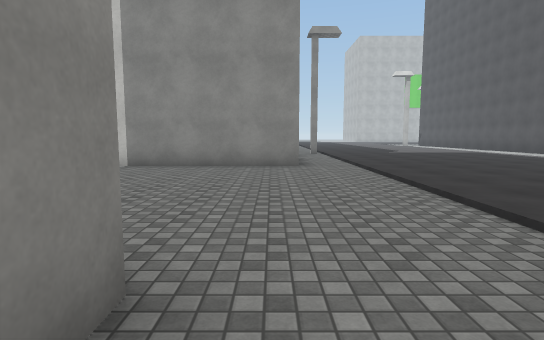
view 1 (above)

24 first-person views from a walk through a 3-D level made in the Unity game engine. The camera is 1.4 m above the floor, tilts 6° down and sees 80° across. The floor is counted in squares, 2 m on a side. Each view is taken from the middle of a square. On the plan, view 1 faces up. The plan holds only what a view shows up to about 10 squares ahead; the rest is blank. The place goes on beyond the plan. The player character is not drawn. Some surface patterns are stand-ins.

view 2
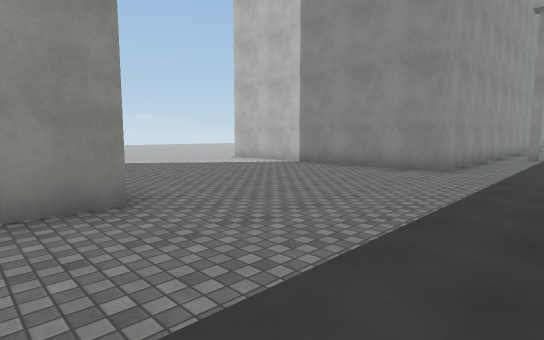

view 3
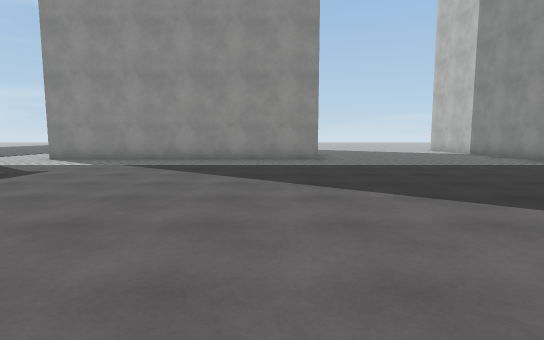

view 4
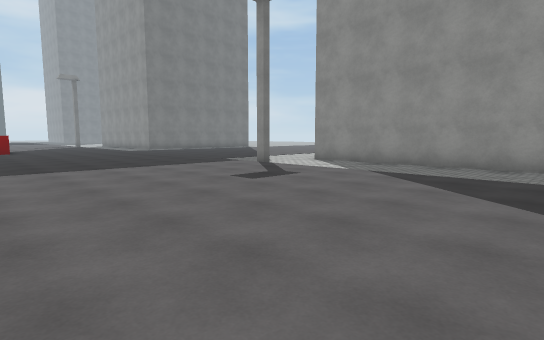

view 5
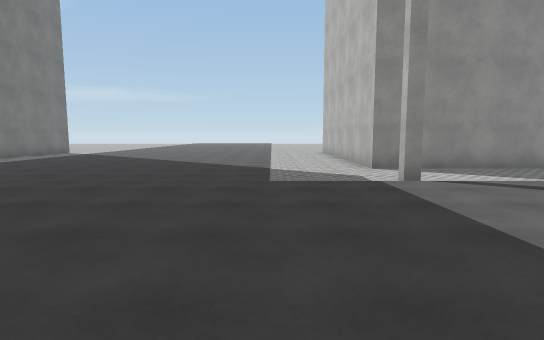

view 6
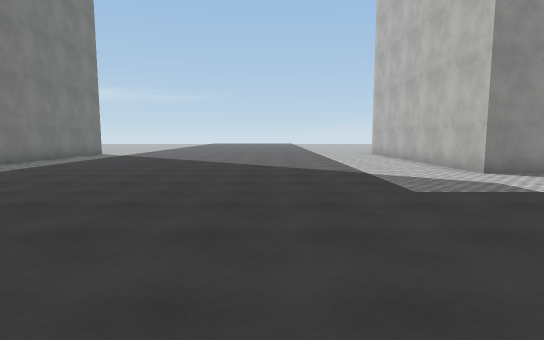

view 7
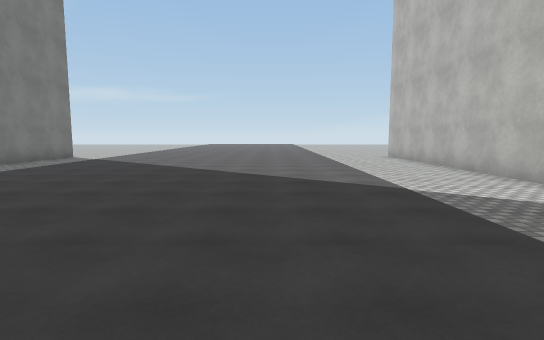

view 8
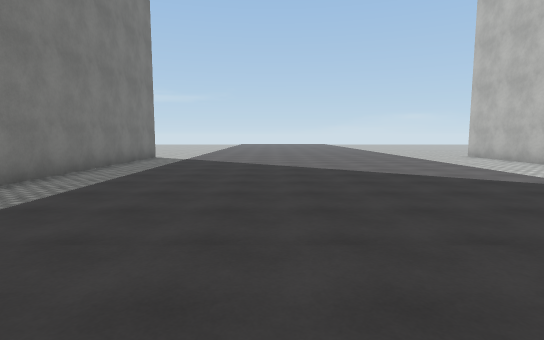

view 9
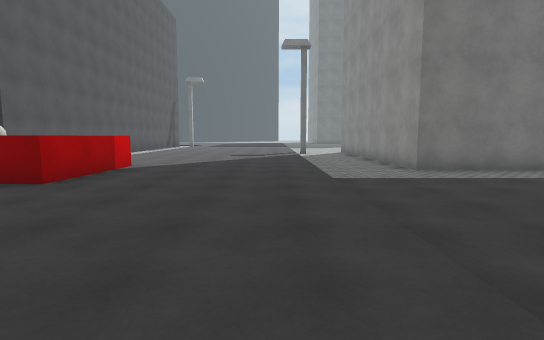

view 10
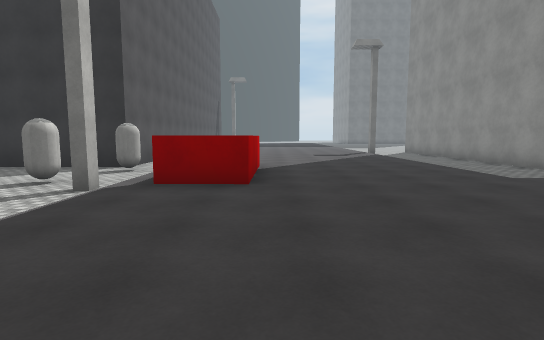

view 11
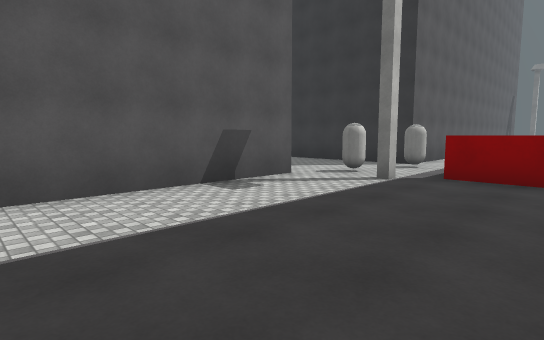

view 12
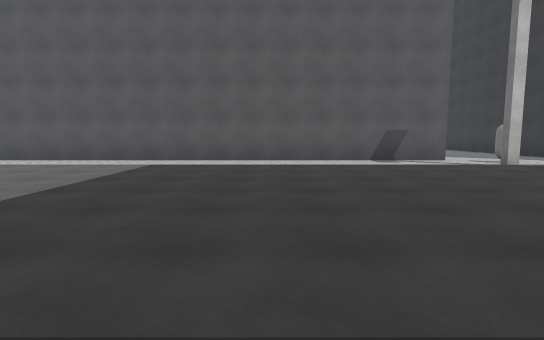

view 13
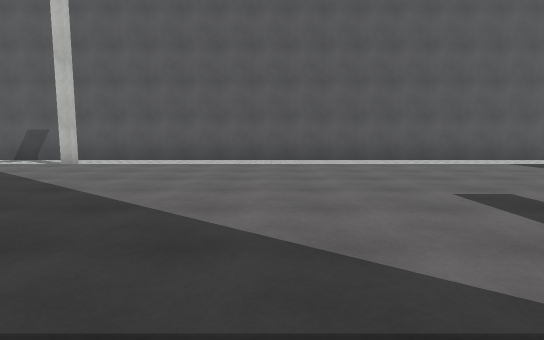

view 14
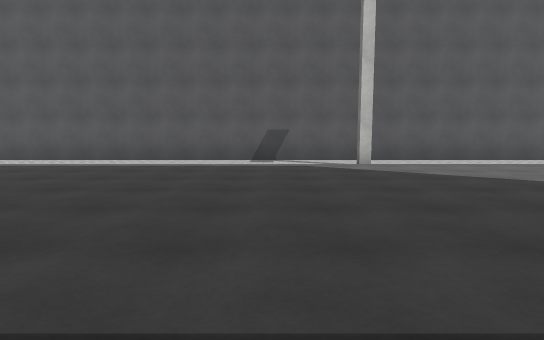

view 15
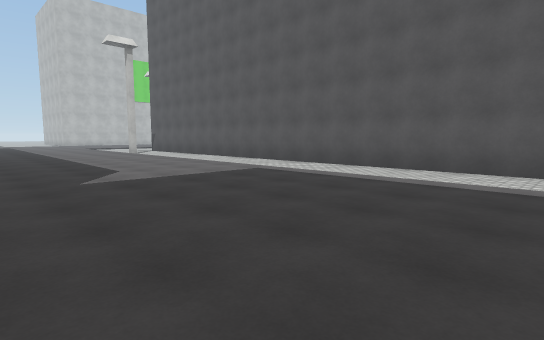

view 16
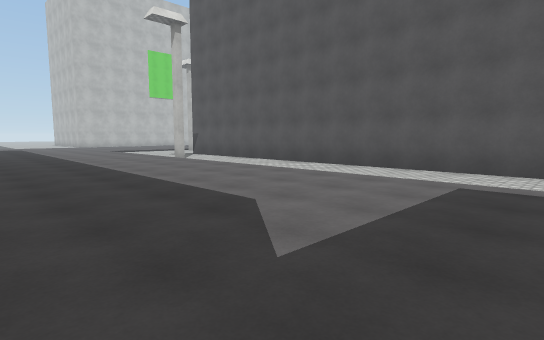

view 17
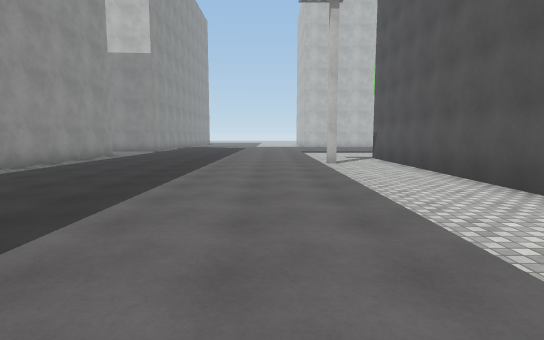

view 18
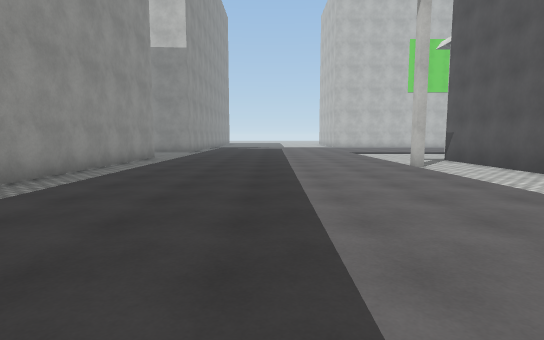

view 19
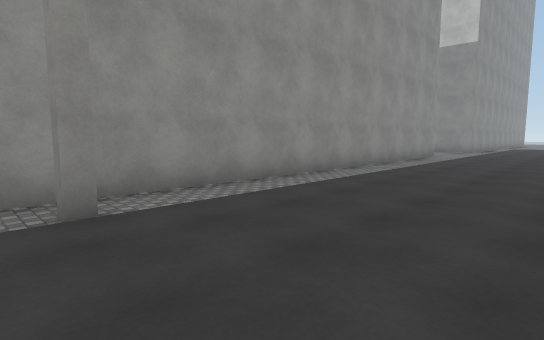

view 20
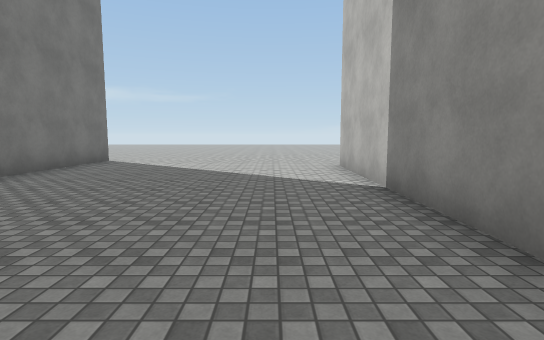

view 21
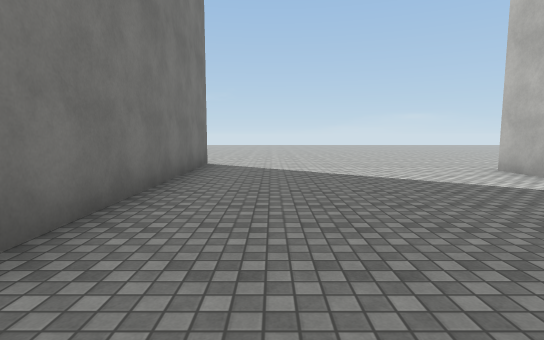

view 22
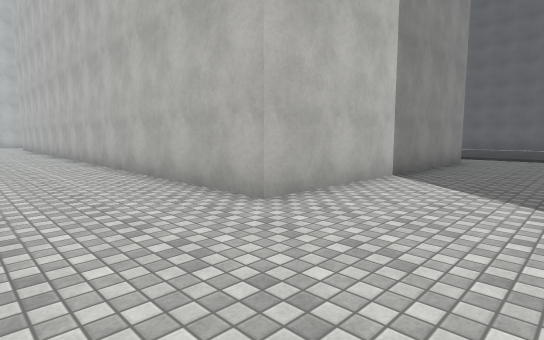

view 23
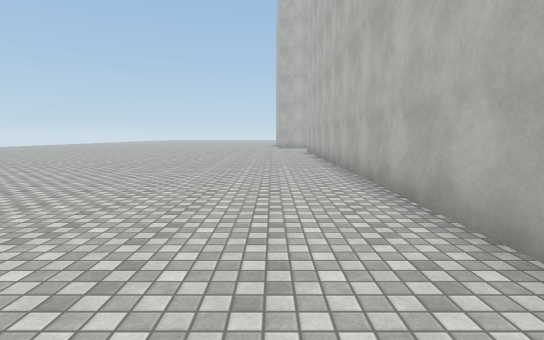

view 24
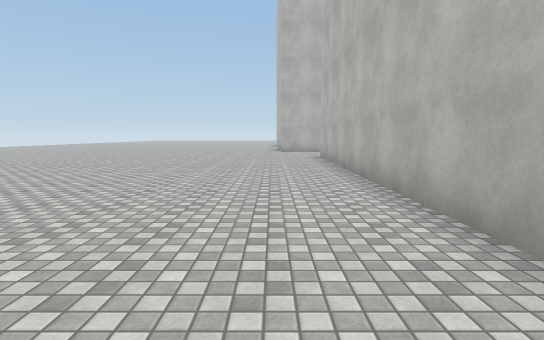

### Floor plan
Key: @ floor where view 1 was taken; # wall or solid block; . main floor; : floor 0.25 m higher than the main floor; / step, stairs or slope; ^ raised ledge; O other object.
Columns run from 9 left of view 1 to 13 right of it. Each row starts with its distance up from view 1.
 23 ...#     #./::::::..#
 22 ...#     #./::::::..#
 21 ...#     #./::::::#.#
 20 ...#     #./::::::..#
 19 ...#     #./::::::..#
 18 ...#     #./::::::..#
 17 ...#     #./::::::..#
 16 ...#     #./::::::..#
 15 ...#     #./::::::..#
 14 ...#     #./::::::..#
 13 ...#     #.#::::::..#
 12 ...#     #./::::::..#
 11 ...#     #./::::::..#
 10 ...#     #./::::::..#
  9 ...#     #./::::::..#
  8 ...#######./::::::..#
  7 .........../::::::..#
  6 .........../::::::..#
  5 .........../::::::..#
  4 .........../::::::..#
  3 .........../::::::#.#
  2 .........../::::::..#
  1 .########../::::::..#
  0         #@./::::::..#
 -1         #../::::::..#
 -2         #../::::::..#
 -3         #../::::::..#
 -4         #../::::::..#
 -5         #../::::::..#
 -6    ######../::::::..#
 -7    ........#::::::..#
 -8    ......../::::::..#
 -9    ......../::::::..#
-10    ........:::::::..#
-11    ........:::::::..#
-12    ........:::::::..#
-13    ........:::::::..#
-14    ........:::::::..#
-15    ........:::::::..#
-16    ........:::::^:.O.
-17    ......../::::^:....
-18    ......../::::^ O...
-19    ######../::::  .####
-20         #../::::: .#
-21         #../:::::  #

Positions as (right, up) in squares from view 1, and headings:
1: (0, 0), facing up
2: (3, 0), facing up-left
3: (9, 0), facing left
4: (8, 0), facing down-left
5: (7, -9), facing left
6: (6, -11), facing left
7: (4, -11), facing left
8: (4, -14), facing left
9: (3, -11), facing down
10: (6, -11), facing down
11: (6, -10), facing down-right
12: (1, -10), facing right
13: (1, -2), facing right
14: (1, 5), facing right
15: (3, 7), facing up-right
16: (3, 11), facing up-right
17: (7, 12), facing up
18: (5, 13), facing up
19: (5, 12), facing up-left
20: (1, 6), facing left
21: (0, 3), facing left
22: (-9, 5), facing up-right
23: (-8, 10), facing up
24: (-8, 14), facing up
